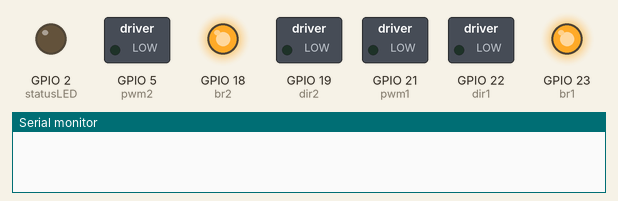
The sketch below on a simulated ESP32. On the bench: switched loads named in the sketch (green lamp = pin HIGH), output pins drawn as LEDs (lit = HIGH), the last lines printed to the serial monitor.

Above: at 0.1 s.
At 2.1 s:
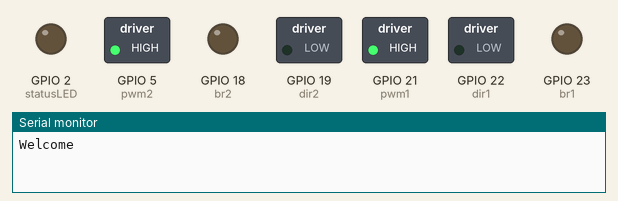
At 7.1 s:
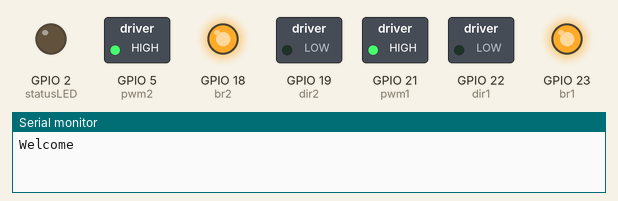
Timing chart, 0 to 8.6 s (numbered marks = the images above):
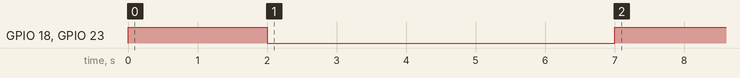

The sketch:

navigation_control.ino
```cpp
/***************************************************************************
 * Project            : Smart Robot Farming
 * Inputs             : Web/Auto
 * Outputs            : Robot Navigation, Ploughing, seeding
 * Hardware Engineer  : Madhu Parvathaneni
 * Software Engineer  : Madhu Parvathaneni
 * Cloud Engineer     : Madhu Parvathaneni
 * Robot Design       : Venkatesh R
 * Client             : Young Innovations Pvt Ltd - KITS Guntur
 * Date               : 20th March 2021
 * Program Goal       : Robot Navigation
 ***************************************************************************/

int dir1=22;
int br1=23;
int pwm1=21;

int dir2=19;
int br2=18;
int pwm2=5;

#define forward 0
#define backward 1

#define brk 1
#define brk_release 0

int statusLED=2;
#define LED_ON 1
#define LED_OFF 0

void setup() {
  // put your setup code here, to run once:
  Serial.begin(9600);
  pinMode(dir1,OUTPUT);
  pinMode(br1,OUTPUT);
  pinMode(dir2,OUTPUT);
  pinMode(br2,OUTPUT);
  digitalWrite(br1,brk);
  digitalWrite(br2,brk);

  ledcSetup(0, 50, 10);
  ledcSetup(1, 50, 10);

  ledcAttachPin(pwm1, 0);
  ledcAttachPin(pwm2, 1);
  pinMode(statusLED,OUTPUT);
  digitalWrite(statusLED,LED_OFF);
  delay(2000);
  Serial.println("Welcome");
  robot_navigate();

}

void loop() {
  // put your main code here, to run repeatedly:


}

void robot_navigate(void) {
  digitalWrite(br1,brk_release);
  digitalWrite(br2,brk_release);
  digitalWrite(dir1,forward);
  digitalWrite(dir2,forward);
  ledcWrite(0, 1023);
  ledcWrite(1,1023);
  delay(5000);
  digitalWrite(br1,brk);
  digitalWrite(br2,brk);
}
```
